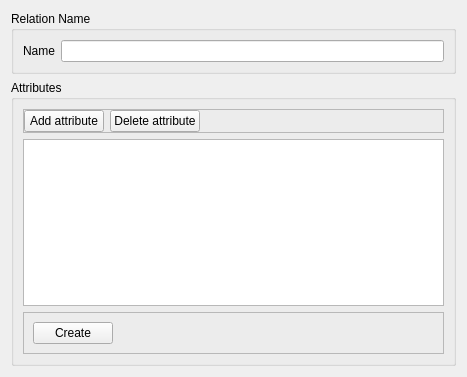
<?xml version="1.0" encoding="UTF-8"?>
<ui version="4.0">
 <class>Form</class>
 <widget class="QWidget" name="Form">
  <property name="geometry">
   <rect>
    <x>0</x>
    <y>0</y>
    <width>467</width>
    <height>377</height>
   </rect>
  </property>
  <property name="windowTitle">
   <string>Form</string>
  </property>
  <layout class="QVBoxLayout" name="verticalLayout">
   <item>
    <widget class="QGroupBox" name="groupBoxTypeConstructor">
     <property name="title">
      <string>Relation Name</string>
     </property>
     <layout class="QFormLayout" name="formLayout">
      <item row="0" column="0">
       <widget class="QLabel" name="labelName">
        <property name="text">
         <string>Name</string>
        </property>
       </widget>
      </item>
      <item row="0" column="1">
       <widget class="QLineEdit" name="lineEditName"/>
      </item>
     </layout>
    </widget>
   </item>
   <item>
    <widget class="QGroupBox" name="groupBox">
     <property name="title">
      <string>Attributes</string>
     </property>
     <layout class="QVBoxLayout" name="verticalLayout_2">
      <item>
       <widget class="QFrame" name="frame_2">
        <property name="frameShape">
         <enum>QFrame::StyledPanel</enum>
        </property>
        <property name="frameShadow">
         <enum>QFrame::Raised</enum>
        </property>
        <layout class="QHBoxLayout" name="horizontalLayout_3">
         <property name="leftMargin">
          <number>0</number>
         </property>
         <property name="topMargin">
          <number>0</number>
         </property>
         <property name="rightMargin">
          <number>0</number>
         </property>
         <property name="bottomMargin">
          <number>0</number>
         </property>
         <item>
          <widget class="QPushButton" name="pushButtonAddAttribute">
           <property name="text">
            <string>Add attribute</string>
           </property>
          </widget>
         </item>
         <item>
          <widget class="QPushButton" name="pushButtonDeleteAttribute">
           <property name="text">
            <string>Delete attribute</string>
           </property>
          </widget>
         </item>
         <item>
          <spacer name="horizontalSpacer_2">
           <property name="orientation">
            <enum>Qt::Horizontal</enum>
           </property>
           <property name="sizeHint" stdset="0">
            <size>
             <width>40</width>
             <height>20</height>
            </size>
           </property>
          </spacer>
         </item>
        </layout>
       </widget>
      </item>
      <item>
       <widget class="QTableView" name="tableView">
        <property name="editTriggers">
         <set>QAbstractItemView::NoEditTriggers</set>
        </property>
        <property name="selectionBehavior">
         <enum>QAbstractItemView::SelectRows</enum>
        </property>
       </widget>
      </item>
      <item>
       <widget class="QFrame" name="frame">
        <property name="maximumSize">
         <size>
          <width>16777215</width>
          <height>16777215</height>
         </size>
        </property>
        <property name="frameShape">
         <enum>QFrame::StyledPanel</enum>
        </property>
        <property name="frameShadow">
         <enum>QFrame::Raised</enum>
        </property>
        <layout class="QHBoxLayout" name="horizontalLayout">
         <property name="leftMargin">
          <number>9</number>
         </property>
         <property name="topMargin">
          <number>9</number>
         </property>
         <property name="rightMargin">
          <number>9</number>
         </property>
         <property name="bottomMargin">
          <number>9</number>
         </property>
         <item>
          <widget class="QPushButton" name="pushButtonCreate">
           <property name="text">
            <string>Create</string>
           </property>
          </widget>
         </item>
         <item>
          <spacer name="horizontalSpacer">
           <property name="orientation">
            <enum>Qt::Horizontal</enum>
           </property>
           <property name="sizeHint" stdset="0">
            <size>
             <width>40</width>
             <height>20</height>
            </size>
           </property>
          </spacer>
         </item>
        </layout>
       </widget>
      </item>
     </layout>
    </widget>
   </item>
  </layout>
 </widget>
 <resources/>
 <connections/>
</ui>
